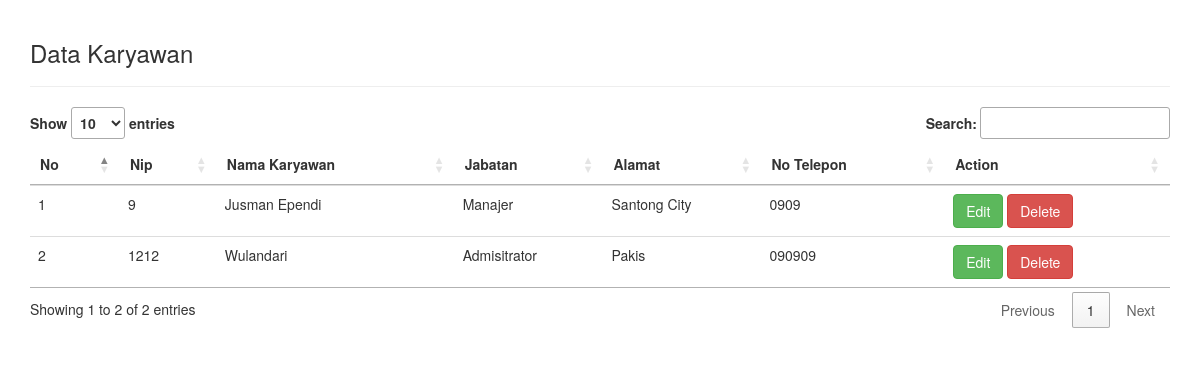
Page /admin/showKaryawan.php on the committed database.
### tables this page shows
CREATE TABLE `tb_karyawan` (
  `nip` int(25) NOT NULL,
  `nama_karyawan` varchar(25) NOT NULL,
  `username` varchar(25) NOT NULL,
  `password` varchar(25) NOT NULL,
  `jabatan` varchar(25) NOT NULL,
  `alamat` varchar(25) NOT NULL,
  `no_tlp` varchar(25) NOT NULL,
  `level` int(25) NOT NULL DEFAULT 1,
  `flag` int(1) NOT NULL DEFAULT 1
);

### admin/showKaryawan.php (the view, shortened to what this page needs)
<!DOCTYPE html>
<html lang="en">
<head>
<link rel="stylesheet" type="text/css" href="//cdn.datatables.net/1.10.11/css/jquery.dataTables.min.css">
<link rel="stylesheet" href="https://maxcdn.bootstrapcdn.com/bootstrap/3.3.7/css/bootstrap.min.css">
</head>
<body>
<?php
    include 'helper/connection.php';
?>
<div class="container" style="padding-top: 20px; padding-bottom: 20px;">
    <h3>Data Karyawan</h3>
<hr>
<table class="table table-stripped table-hover datatab" align="center">
    <thead>
        <tr>
            <th>No</th>
            <th>Nip</th>
            <th>Nama Karyawan</th>
            <th>Jabatan</th>
            <th>Alamat</th>
            <th>No Telepon</th>
            <th>Action</th>
        </tr>
    </thead>
<tbody>
<?php
    $sql = "select * from tb_karyawan where flag = 1";
    $query = mysqli_query($con, $sql);
    $no = 1;
    while ($data = mysqli_fetch_assoc($query)){
?>
<tr>
    <td><?php echo $no++; ?></td>
    <td><?php echo $data['nip']; ?></td>
    <td><?php echo $data['nama_karyawan']; ?></td>
    <td><?php echo $data['jabatan']; ?></td>
    <td><?php echo $data['alamat']; ?></td>
    <td><?php echo $data['no_tlp']; ?></td>
    <td>
    <a href="#" type="button" class="btn btn-success btn-md" data-toggle="modal" data-target="#myModal<?php echo $data['nip']; ?>">Edit</a>
    <?php
        $nip = $data["nip"];
        echo "<a href='proses/deleteKaryawan.php?id=$nip' class='btn btn-danger'>Delete</a>";
    ?>
    </td>
</tr>
<?php
    }
?>
</tbody>
</table>
</div>
</body>
</html>

### rows in the picture
tb_karyawan: nip "9", nama_karyawan "Jusman Ependi", jabatan "Manajer", alamat "Santong City", no_tlp "0909"
tb_karyawan: nip "1212", nama_karyawan "Wulandari", jabatan "Admisitrator", alamat "Pakis", no_tlp "090909"
